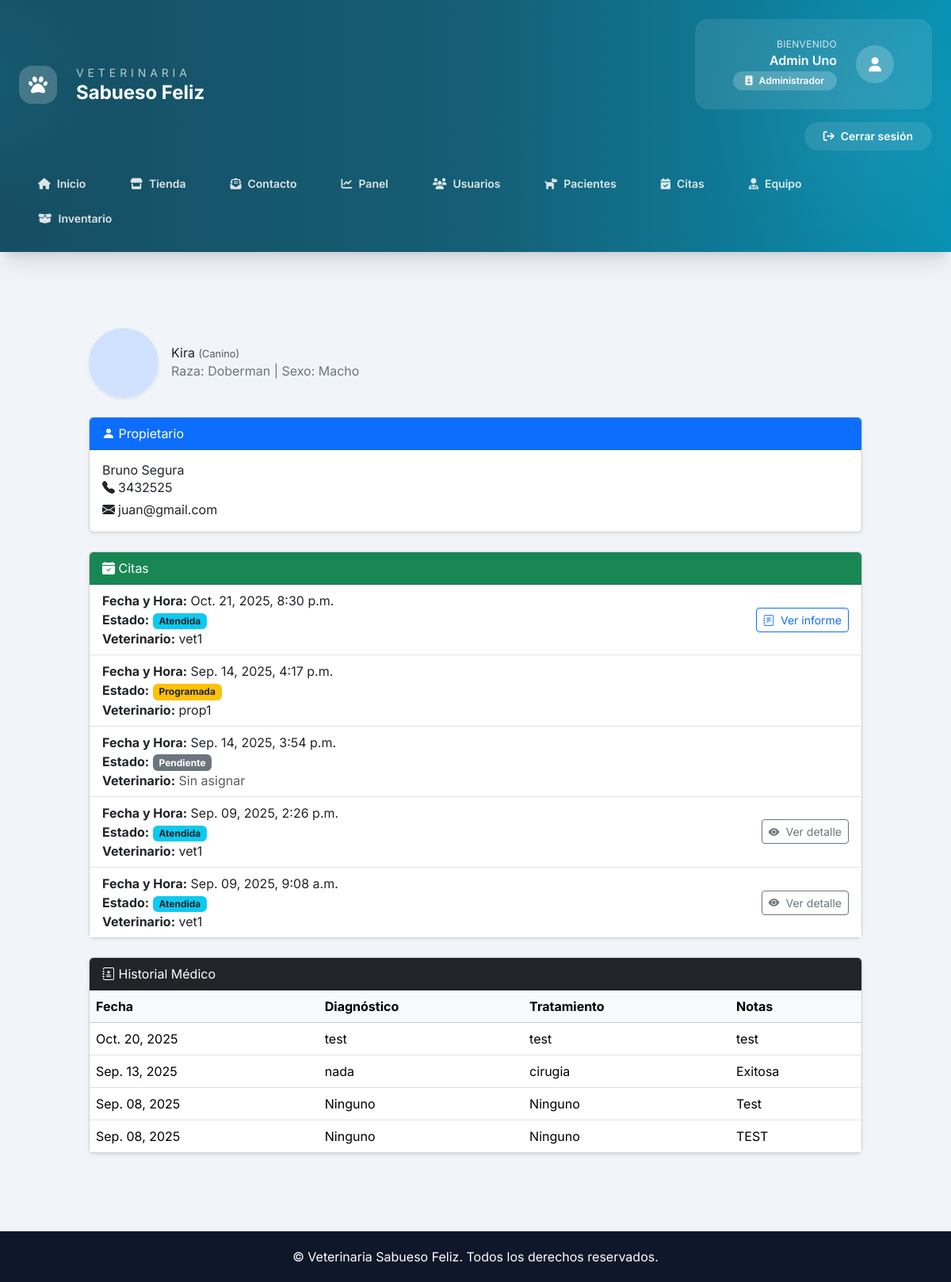
/mascota/1/ (signed in), run on an earlier commit of the app's database.
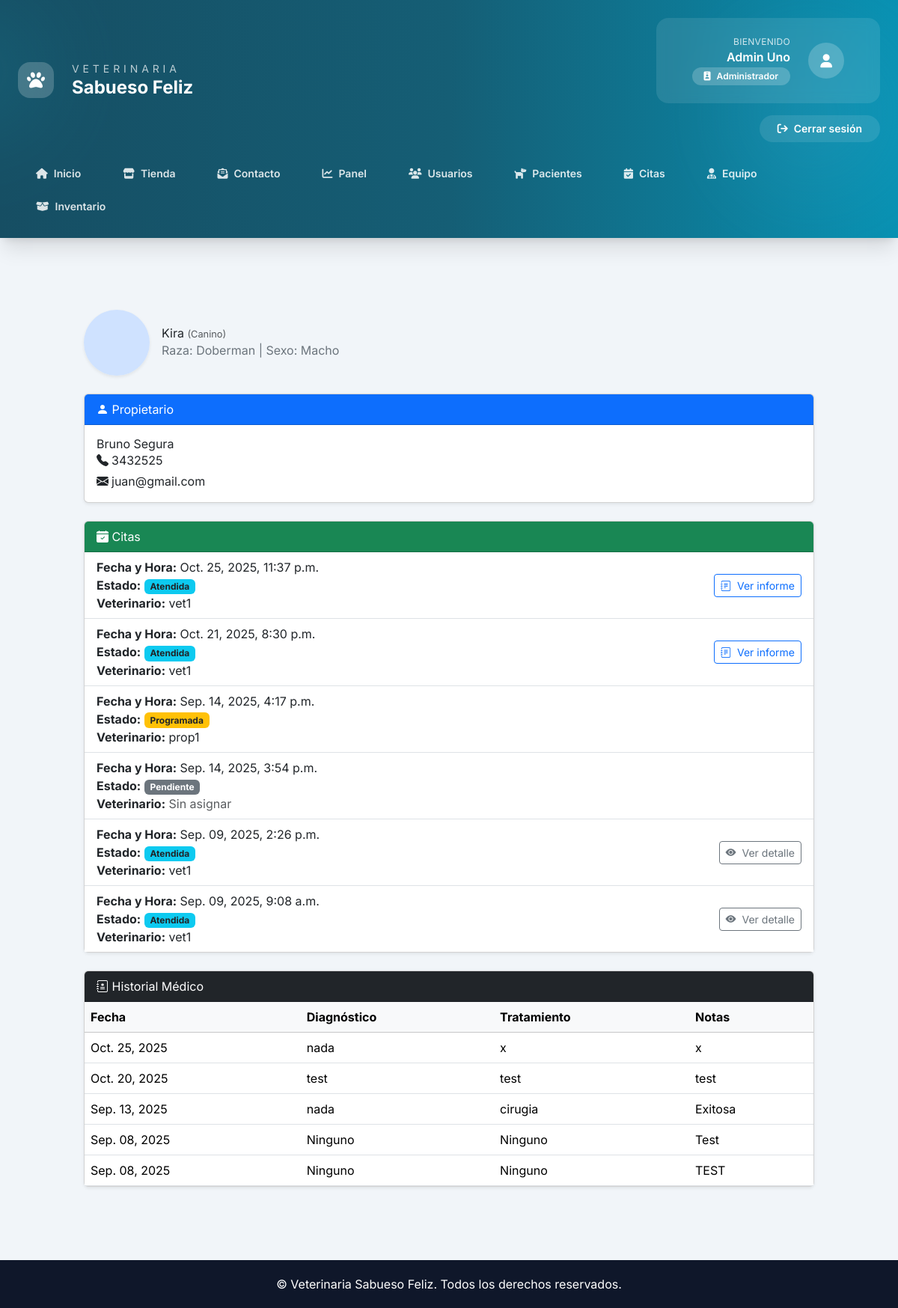
And on a later commit of the database.
### Core/models.py (models this page shows, shortened)
class Cita(models.Model):
    ESTADOS = (
        ("pendiente", "Pendiente"),
        ("programada", "Programada"),
        ("atendida", "Atendida"),
        ("cancelada", "Cancelada"),
    )
    TIPOS = (
        ("consulta", "Consulta"),
        ("vacunacion", "Vacunación"),
        ("cirugia", "Cirugía"),
    )
    paciente = models.ForeignKey(Paciente, on_delete=models.CASCADE)
    veterinario = models.ForeignKey(
        User,
        limit_choices_to={"rol": "VET"},
        on_delete=models.SET_NULL,
        null=True,
        blank=True,
    )
    sucursal = models.ForeignKey(
        Sucursal,
        on_delete=models.PROTECT,
        related_name="citas",
    )
    fecha_solicitada = models.DateField(default=timezone.now)
    fecha_hora = models.DateTimeField(blank=True, null=True)
    duracion = models.IntegerField(default=30)  # duración en minutos
    tipo = models.CharField(max_length=50, choices=TIPOS, default="consulta")
    estado = models.CharField(max_length=20, choices=ESTADOS, default="pendiente")
    notas = models.TextField(blank=True)
    farmacos_utilizados = models.ManyToManyField(
        "Farmaco",
        blank=True,
        related_name="citas_utilizadas",
        through="CitaFarmaco",
        through_fields=("cita", "farmaco"),
        help_text="Medicamentos del inventario utilizados durante la atención.",
    )

class User(AbstractUser):
    ROLES = (
        ("ADMIN", "Administrador"),
        ("VET", "Veterinario"),
        ("ADMIN_OP", "Administrativo"),
        ("OWNER", "Propietario"),
    )
    rol = models.CharField(max_length=20, choices=ROLES)
    telefono = models.CharField(max_length=20, blank=True)
    direccion = models.CharField(max_length=200, blank=True)
    activo = models.BooleanField(default=True)
    avatar = models.ImageField(upload_to="avatars/", blank=True, null=True)
    especialidad = models.CharField(max_length=100, blank=True)  # para veterinarios
    sucursal = models.ForeignKey(
        Sucursal,
        on_delete=models.SET_NULL,
        null=True,
        blank=True,
        related_name="usuarios",
    )

class HistorialMedico(models.Model):
    paciente = models.ForeignKey(Paciente, on_delete=models.CASCADE)
    veterinario = models.ForeignKey(User, limit_choices_to={"rol": "VET"}, on_delete=models.SET_NULL, null=True)
    fecha = models.DateTimeField(auto_now_add=True)
    diagnostico = models.TextField()
    tratamiento = models.TextField()
    notas = models.TextField(blank=True)
    peso = models.DecimalField(max_digits=5, decimal_places=2, blank=True, null=True)
    temperatura = models.DecimalField(max_digits=4, decimal_places=1, blank=True, null=True)
    examenes = models.TextField(blank=True)
    imagenes = models.ImageField(upload_to="historial_medico/", blank=True, null=True)
    proximo_control = models.DateField(blank=True, null=True)
    sin_proximo_control = models.BooleanField(default=False)
    cita = models.OneToOneField(
        "Cita",
        on_delete=models.SET_NULL,
        null=True,
        blank=True,
        related_name="historial_medico",
    )

### Core/views.py (the view)
# urls.py: path('mascota/<int:paciente_id>/', views.detalle_mascota, name='detalle_mascota'),
@login_required
def detalle_mascota(request, paciente_id):
    paciente = get_object_or_404(Paciente, id=paciente_id)
    if request.user.rol == "OWNER" and paciente.propietario.user != request.user:
        messages.error(request, "No tienes permiso para ver esta mascota.")
        return redirect("dashboard")
    historiales_qs = HistorialMedico.objects.filter(paciente=paciente).order_by("-fecha")
    historiales = list(historiales_qs)
    citas_qs = (
        Cita.objects.filter(paciente=paciente)
        .select_related("veterinario", "historial_medico")
        .order_by("-fecha_solicitada", "-fecha_hora")
    )
    citas = list(citas_qs)
    historiales_por_fecha = {}
    for historial in historiales:
        fecha_hist = historial.fecha
        if timezone.is_aware(fecha_hist):
            fecha_hist = timezone.localtime(fecha_hist)
        historiales_por_fecha.setdefault(fecha_hist.date(), historial)
    for cita in citas:
        historial_relacionado = getattr(cita, "historial_medico", None)
        if historial_relacionado:
            cita.historial_relacionado = historial_relacionado
            continue
        fecha_cita = cita.fecha_hora
        if fecha_cita:
            if timezone.is_aware(fecha_cita):
                fecha_cita = timezone.localtime(fecha_cita)
        else:
            fecha_cita = datetime.combine(cita.fecha_solicitada, time.min)
            if timezone.is_naive(fecha_cita):
                fecha_cita = timezone.make_aware(
                    fecha_cita, timezone.get_current_timezone()
                )
        cita.historial_relacionado = historiales_por_fecha.get(fecha_cita.date())
    ahora = timezone.now()
    citas_confirmadas = [cita for cita in citas if cita.fecha_hora]
    citas_futuras = sorted(
        (cita for cita in citas_confirmadas if cita.fecha_hora >= ahora),
        key=lambda c: c.fecha_hora,
    )
    citas_pasadas = [
        cita for cita in citas_confirmadas if cita.fecha_hora < ahora
    ]
    ultima_consulta = historiales[0] if historiales else None
    proxima_cita = citas_futuras[0] if citas_futuras else None
    template = (
        "core/detalle_mascota_admin.html"
        if request.user.rol in {"ADMIN", "ADMIN_OP"}
        else "core/detalle_mascota.html"
    )
    return render(
        request,
        template,
        {
            "paciente": paciente,
            "historiales": historiales,
            "citas": citas,
            "citas_futuras": citas_futuras,
            "citas_pasadas": citas_pasadas,
            "ultima_consulta": ultima_consulta,
            "proxima_cita": proxima_cita,
        },
    )

### Core/templates/core/detalle_mascota_admin.html (shortened to what the changed rows need)
{% extends "core/base.html" %}
{% block content %}
<div class="container py-5">
    <div class="d-flex align-items-center mb-4 gap-3">
        <div>
            <h2 class="mb-0">{{ paciente.nombre }} <small class="text-muted">({{ paciente.especie }})</small></h2>
        </div>
    </div>
    <div class="card mb-4 shadow-sm">
        <div class="card-body p-0">
            {% if citas %}
            <ul class="list-group list-group-flush">
                {% for cita in citas %}
                <li class="list-group-item d-flex justify-content-between align-items-center flex-column flex-md-row">
                    <div>
                        <strong>Fecha y Hora:</strong>
                        {% if cita.fecha_hora %}
                            {{ cita.fecha_hora|date:"M. d, Y, g:i a" }}
                        {% else %}
                            {{ cita.fecha_solicitada|date:"M. d, Y" }} (sin horario)
                        {% endif %}
                        <br>
                        <strong>Estado:</strong>
                        {% if cita.estado == "atendida" %}
                            <span class="badge bg-info text-dark">{{ cita.estado|capfirst }}</span>
                        {% elif cita.estado == "programada" %}
                            <span class="badge bg-warning text-dark">{{ cita.estado|capfirst }}</span>
                        {% else %}
                            <span class="badge bg-secondary">{{ cita.estado|capfirst }}</span>
                        {% endif %}
                        <br>
                        <strong>Veterinario:</strong>
                        {% if cita.veterinario %}
                            {{ cita.veterinario.username }}
                        {% else %}
                            <span class="text-muted">Sin asignar</span>
                        {% endif %}
                    </div>
                    {% if cita.estado == "atendida" %}
                        {% if cita.historial_relacionado %}
                        <a href="{% url 'detalle_historial' cita.historial_relacionado.id %}" class="btn btn-sm btn-outline-primary mt-2 mt-md-0">
                            <i class="bi bi-journal-text me-1"></i> Ver informe
                        </a>
                        {% else %}
                        <a href="{% url 'detalle_cita' cita.id %}" class="btn btn-sm btn-outline-secondary mt-2 mt-md-0">
                            <i class="bi bi-eye-fill me-1"></i> Ver detalle
                        </a>
                        {% endif %}
                    {% endif %}
                </li>
                {% endfor %}
            </ul>
            {% else %}
                <div class="p-3 text-center text-muted">No hay citas registradas</div>
            {% endif %}
        </div>
    </div>
    <div class="card shadow-sm">
        <div class="card-body p-0">
            {% if historiales %}
            <div class="table-responsive">
                <table class="table table-hover mb-0">
                    <thead class="table-light">
                        <tr>
                            <th>Fecha</th>
                            <th>Diagnóstico</th>
                            <th>Tratamiento</th>
                            <th>Notas</th>
                        </tr>
                    </thead>
                    <tbody>
                        {% for hist in historiales %}
                        <tr>
                            <td>{{ hist.fecha|date:"M. d, Y" }}</td>
                            <td>{{ hist.diagnostico }}</td>
                            <td>{{ hist.tratamiento }}</td>
                            <td>{% if hist.notas %}{{ hist.notas }}{% else %}-{% endif %}</td>
                        </tr>
                        {% endfor %}
                    </tbody>
                </table>
            </div>
            {% else %}
                <div class="p-3 text-center text-muted">No hay historial médico registrado</div>
            {% endif %}
        </div>
    </div>
</div>
{% endblock %}

What changed in the data, as far as the page shows it:
now on this page (row edited): Cita: fecha_hora "Oct. 25, 2025, 11:37 p.m.", estado "Atendida", veterinario.username "vet1", shows "Ver informe"
now on this page (row edited): HistorialMedico: fecha "Oct. 25, 2025", diagnostico "nada", tratamiento "x", notas "x"
